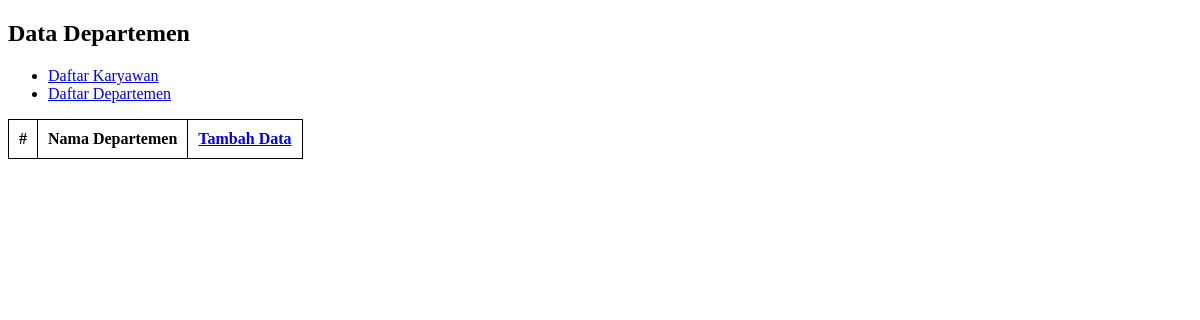
The app's page /departemen/index.php, older data.
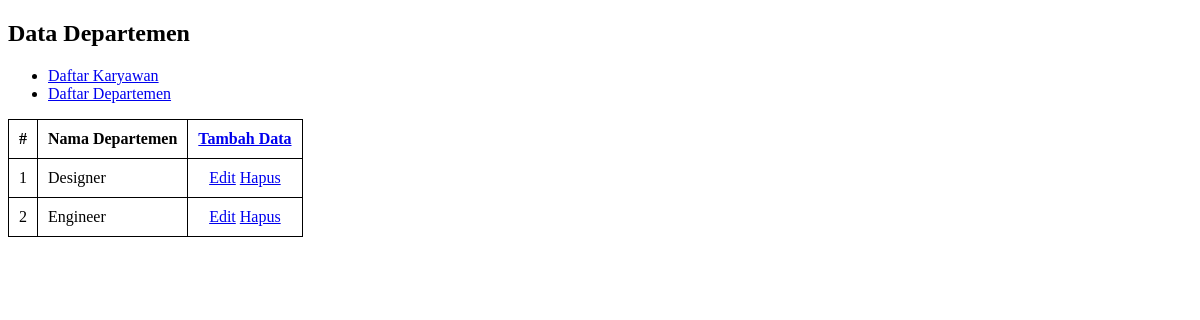
The same page, newer data.
### tables this page shows
CREATE TABLE `departemen` (
  `departemen_id` int(11) NOT NULL,
  `nama_departemen` varchar(100) NOT NULL
);

### departemen/index.php (the view, shortened to what this page needs)
<?php
include("../koneksi.php");
?>
<!DOCTYPE html>
<html lang="en">
<head>
</head>
<body>
    <h2>Data Departemen</h2>
    <ul>
        <li><a href = "http://localhost/Thalia-Sarah_XI-RPL-2/human_resources/karyawan/index.php">Daftar Karyawan</a></li>
        <li><a href = "http://localhost/Thalia-Sarah_XI-RPL-2/human_resources/departemen/index.php">Daftar Departemen</a></li>
    </ul>
    <table>
        <thead>
            <tr align="center">
                <th>#</th>
                <th>Nama Departemen</th>
                <th><a href="tambah_departemen.php">Tambah Data</a></th>
            </tr>
        </thead>
        <tbody>
            <?php
            $no =1;
            $query = $db->query("SELECT * FROM departemen");
            while ($departemen = $query->fetch_assoc()){
                ?>
            <tr>
                <td><?php echo $no++ ?></td>
                <td><?php echo $departemen['nama_departemen']?></td>
                <td align="center">
                    <a href="edit_departemen.php ?id=<?php echo $departemen['departemen_id'] ?>">Edit</a>
                    <a onclick= "return confirm('Hapus data?')" href="hapus_departemen.php ?departemen_id=<?php echo $departemen['departemen_id'] ?>">Hapus</a>
                </td>
            </tr>
            <?php
            }
            ?>
        </tbody>
    </table>
</body>
</html>

Row changes from the older to the newer data that the page shows:
added departemen: nama_departemen "Designer"
added departemen: nama_departemen "Engineer"
